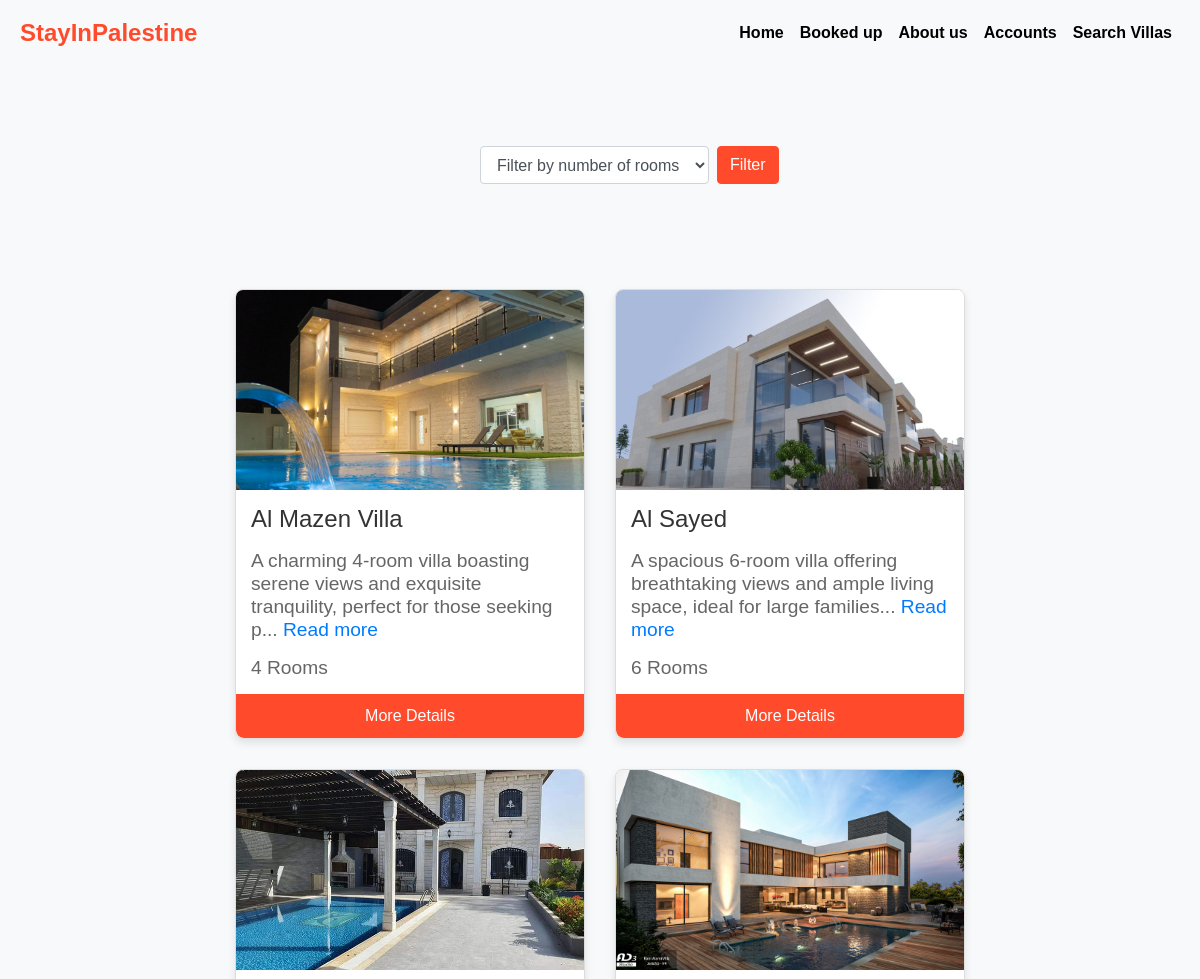
/villas/ (upper part), run on an earlier commit of the app's database.
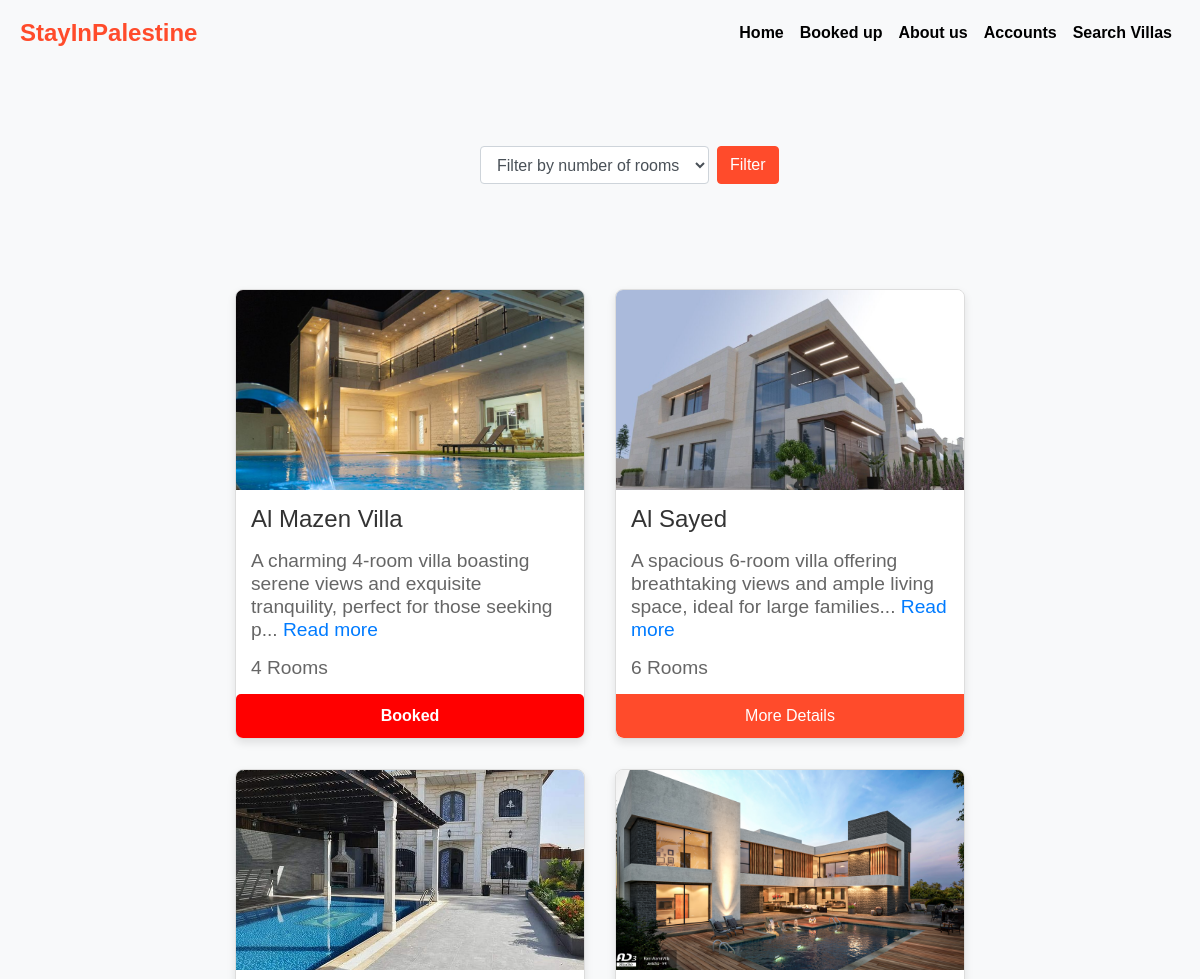
And on a later commit of the database.
### group/models.py (models this page shows)
class villas(models.Model):
    image = models.ImageField(upload_to='img')
    name = models.CharField(max_length=30)
    desc = models.TextField()
    rooms = models.IntegerField()
    status = models.CharField(max_length=20)
    location = models.CharField(max_length=30)
    price = models.IntegerField()
    user_id = models.ForeignKey(user, on_delete=models.CASCADE)

### group/views.py (the view)
# urls.py: path('villas/', views.villa_list, name='villas'),
def villa_list(request):
    First_name = request.session.get('First_name')
    Last_name = request.session.get('Last_name')
    if First_name and Last_name:
        user_name = f"{First_name} {Last_name}"
    else:
        user_name = None
    room_counts = villas.objects.values_list('rooms', flat=True).distinct().order_by('rooms')
    selected_rooms = request.GET.get('rooms', '')
    if selected_rooms:
        villass = villas.objects.filter(rooms=selected_rooms)
    else:
        villass = villas.objects.all()
    context = {
        'villass': villass,
        'room_counts': room_counts,
        'selected_rooms': selected_rooms,
        'user_name': user_name
    }
    return render(request, 'villas.html', context)

### group/templates/villas.html (shortened to what this page needs)
<!DOCTYPE html>
<html lang="en">
<head>
    {% load static %}
    <link href="https://stackpath.bootstrapcdn.com/bootstrap/4.5.2/css/bootstrap.min.css" rel="stylesheet">
    <link rel="stylesheet" href="{% static 'css/villa.css' %}">
</head>
<body>
        <nav class="navbar navbar-expand-lg bg-light">
            <a class="navbar-brand" href="{% url 'index' %}">StayInPalestine</a>
            <div class="collapse navbar-collapse" id="navbarNav">
                <ul class="navbar-nav ml-auto">
                    <li class="nav-item">
                        <a class="nav-link" href="{% url 'index' %}">Home</a>
                    </li>
                    <li class="nav-item">
                        <a class="nav-link" href="{% url 'booked' %}">Booked up</a>
                    </li>
                    <li class="nav-item">
                        <a class="nav-link" href="{% url 'about' %}">About us</a>
                    </li>
                        {% if user_name %}
                        <a class="nav-link" href="{% url 'logout' %}">Logout</a>
                    {% else %}
                    <li class="nav-item">
                        <a class="nav-link" href="{% url 'login' %}">Accounts</a>
                        {% endif %}
                    </li>
                    <li class="nav-item">
                        <a class="nav-link" href="{% url 'villas' %}">Search Villas</a>
                    </li>
                </ul>
            </div>
        </nav>
        <div class="filter-container">
            <form class="form-inline" method="GET" action="{% url 'villas' %}">
                <div class="form-group">
                    <select class="form-control" name="rooms">
                        <option value="">Filter by number of rooms</option>
                    </select>
                </div>
                <button type="submit" class="btn btn-primary ml-2 custom-filter-btn">Filter</button>
            </form>
        </div>
        <div class="card-container">
            {% if villass %}
            {% for villa in villass %}
            <div class="card">
                <form id="details-form-{{ villa.id }}" action="{% url 'details' villa_id=villa.id %}" method="POST">
                    <img class="card-img-top" src="{{ villa.image.url }}" alt="{{ villa.name }}">
                    <h1>{{ villa.name }}</h1>
                    <h2>{{ villa.desc }}</h2>
                    <h2>{{ villa.rooms }} Rooms</h2>
                    {% if villa.status == 'Booked' %}
                        <span class="booked-label">Booked</span>
                    {% else %}
                        <button type="submit">More Details</button>
                    {% endif %}
                </form>
            </div>
            {% endfor %}
            {% else %}
            <p>No villas available.</p>
            {% endif %}
        </div>
</body>
</html>

What changed in the data, as far as the page shows it:
changed villas "Al Mazen Villa": status "More Details" → "Booked"
